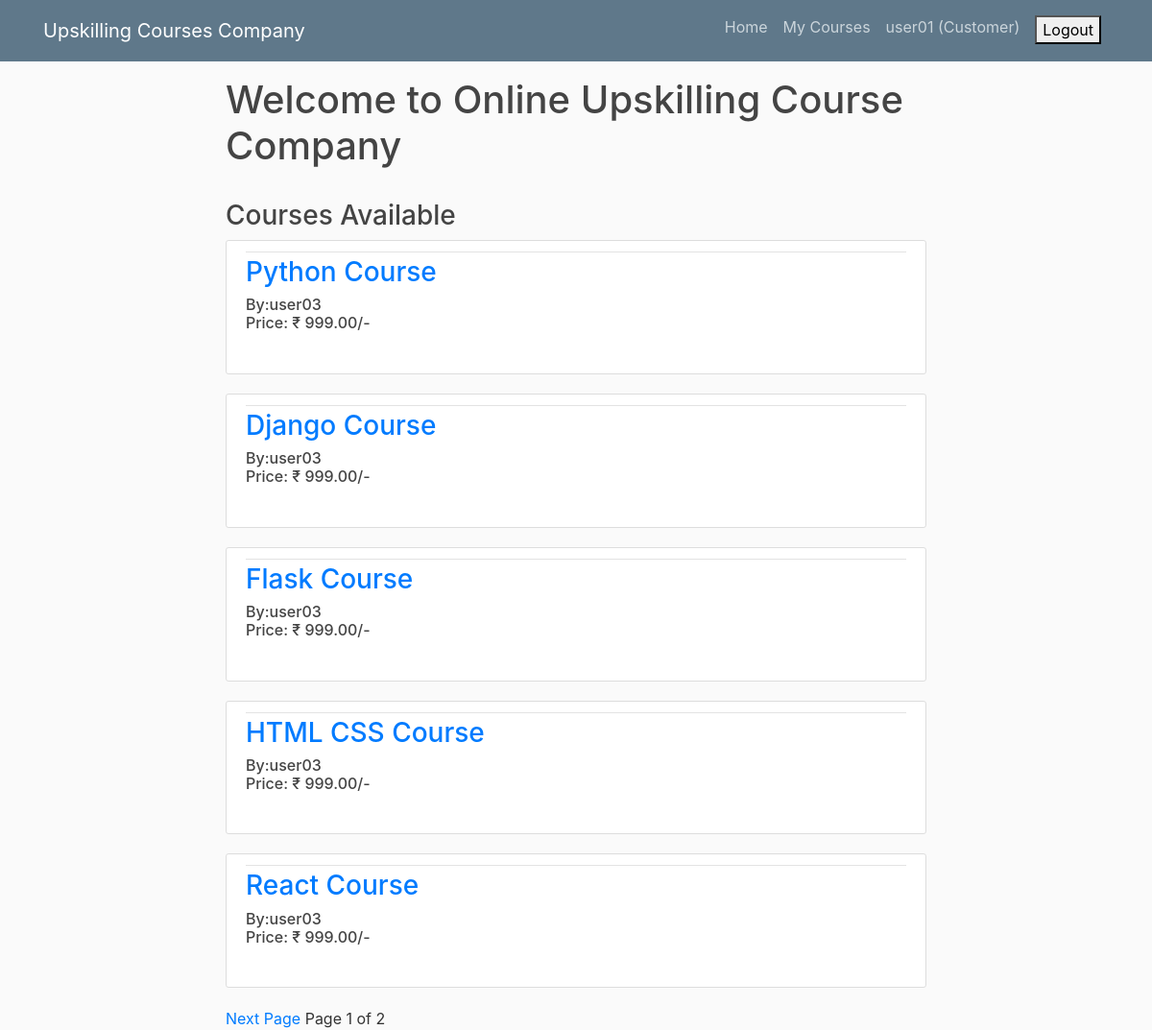
/home/ (signed in), run on the app's committed database.
### accounts/models.py (models this page shows)
class User(AbstractUser):
    is_admin = models.BooleanField(default=False)
    is_customer = models.BooleanField(default=False)
    is_customerexecutive = models.BooleanField(default=False)
    is_salesexecutive = models.BooleanField(default=False)
    username = models.CharField(unique=True, max_length=100)
    email = models.EmailField(max_length=100)
    first_name = models.CharField(max_length=100)
    last_name = models.CharField(max_length=100)

class SalesExecutive(models.Model):
    user = models.OneToOneField(User, on_delete=models.CASCADE, primary_key=True)
    username = models.CharField(unique=True, max_length=100)
    email = models.EmailField(max_length=100)
    first_name = models.CharField(max_length=100)
    last_name = models.CharField(max_length=100)
    def __str__(self):
        return str(self.user)

### products/models.py (models this page shows, shortened)
class Product(models.Model):
    product_id      = models.IntegerField(primary_key=True)
    product_name    = models.CharField(max_length=100)
    product_price   = models.DecimalField(max_digits=6, decimal_places=2)
    product_seller  = models.ForeignKey(SalesExecutive, on_delete=models.CASCADE)

### products/views.py (the view)
# urls.py: path('home/', home, name='home'),
def home(request):
    products = Product.objects.all()
    paginator = Paginator(products, 5)
    page = request.GET.get('page')
    try:
        products = paginator.page(page)
    except PageNotAnInteger:
        products = paginator.page(1)
    except EmptyPage:
        products = paginator.page(paginator.num_pages)
    return render(request, 'products/home.html', {'products':products, 'page':page})

### products/templates/products/home.html (shortened to what this page needs)
{% extends 'base.html' %}
{% block content %}
{% if user.is_customer %}
    <h1>Welcome to Online Upskilling Course Company</h1><br>
    <h3>Courses Available</h3>
    {% for i in products %}
        <article class="media content-section">
            <div class="media-body">
                <div class="article-metadata"></div>
                <h3><a href="{% url 'products:productdetail' product_id=i.product_id %}">{{ i.product_name }}</a></h3>
                <h6>By:{{ i.product_seller }}<br>
                Price: ₹ {{ i.product_price }}/-</h6><br>
            </div>
        </article>
    {% endfor %}
    {% if products.has_next %}
        <a href="{% url 'products:home' %}?page={{ products.next_page_number }}">Next Page</a>
    {% endif %}
    Page {{ products.number }} of {{ products.paginator.num_pages }}
{% endif %}
{% endblock %}

### templates/base.html (shortened to what this page needs)
{% load static %}
<!DOCTYPE html>
<html>
<head>
    <link rel="stylesheet" href="https://maxcdn.bootstrapcdn.com/bootstrap/4.0.0/css/bootstrap.min.css">
    <link rel="stylesheet" type="text/css" href="{% static 'style.css' %}">
</head>
<body>
    <header class="site-header">
        <nav class="navbar navbar-expand-md navbar-dark bg-steel fixed-top">
            <div class="container">
                <a class="navbar-brand mr-4" href="{% url 'products:home' %}">Upskilling Courses Company</a>
                <div class="collapse navbar-collapse" id="navbarToggle">
                    <div class="navbar-nav">
                        {% if user.is_customer %}
                            <a class="nav-item nav-link" href="{% url 'products:home' %}">Home</a>
                            <a class="nav-item nav-link" href="{% url 'orders:mycourses' %}">My Courses</a>
                            <label class="nav-item nav-link">{{ request.user }} (Customer)</label>
                            <form class="nav-item nav-link" action="{% url 'accounts:logout' %}" method="POST">
                                <button type="submit">Logout</button>
                            </form>
                        {% else %}
                                <a class="nav-item nav-link" href="{% url 'accounts:login' %}">Login</a>
                                <a class="nav-item nav-link" href="{% url 'accounts:signup' %}">Signup</a>
                        {% endif %}
                    </div>
                </div>
            </div>
        </nav>
    </header>
    <main role="main" class="container">
        <div class="row">
            <div class="col-sm-8 mx-auto">
                {% block content %}{% endblock %}
            </div>
        </div>
    </main>
</body>
</html>

### static/style.css (style rules this page uses)
body { background: #fafafa; color: #333333; margin-top: 5rem; }
h1, h2, h3, h4, h5, h6 { color: #444444; }
.bg-steel { background-color: #5f788a; }
.site-header .navbar-nav .nav-link { color: #cbd5db; }
.content-section { background: #ffffff; padding: 10px 20px; border: 1px solid #dddddd; border-radius: 3px; margin-bottom: 20px; }
.article-metadata { padding-bottom: 1px; margin-bottom: 4px; border-bottom: 1px solid #e3e3e3 }

### data on the page
User: user "user01"
Product: product_name "Python Course", product_seller "user03", product_price "999.00"
Product: product_name "Django Course", product_seller "user03", product_price "999.00"
Product: product_name "Flask Course", product_seller "user03", product_price "999.00"
Product: product_name "HTML CSS Course", product_seller "user03", product_price "999.00"
Product: product_name "React Course", product_seller "user03", product_price "999.00"

### other printed values
{{ products.number }} "1"
{{ products.paginator.num_pages }} "2"
